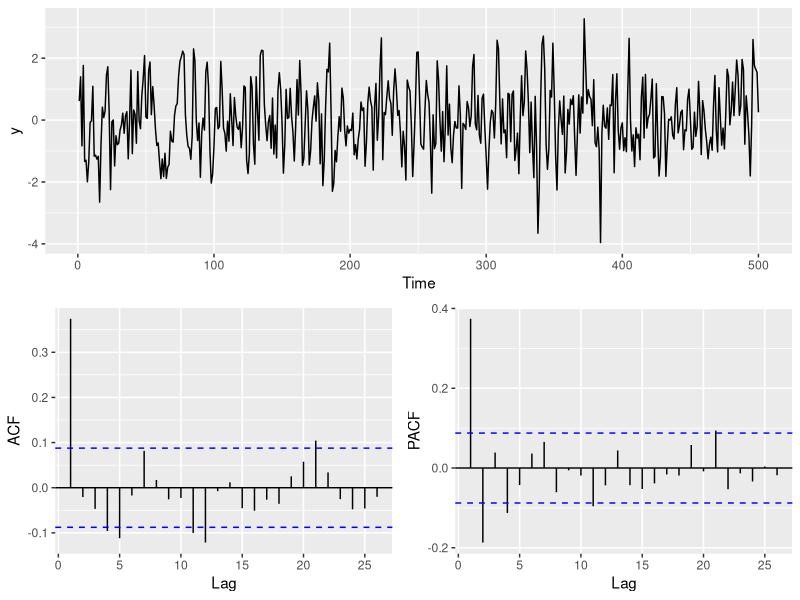
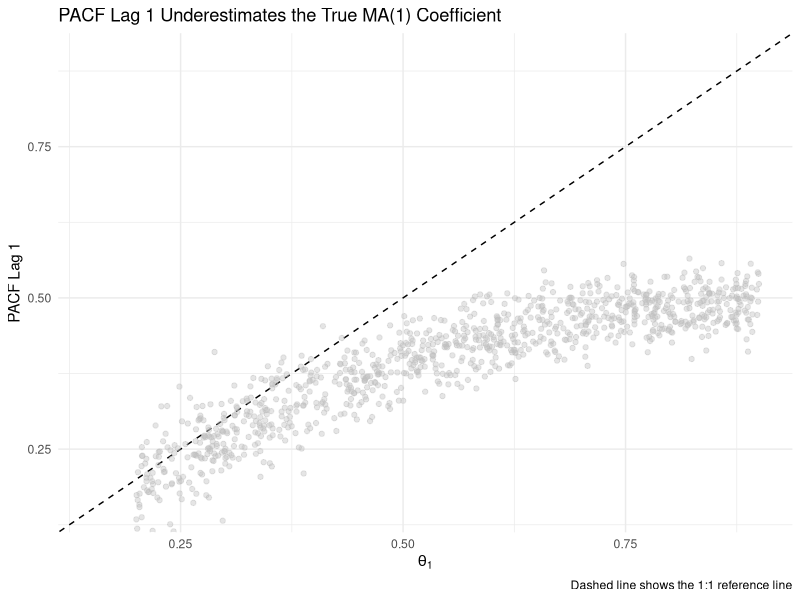
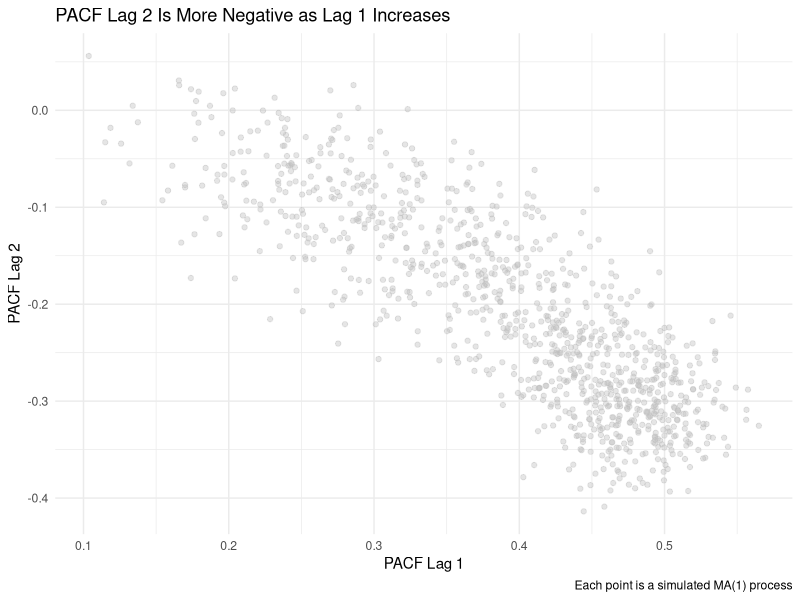
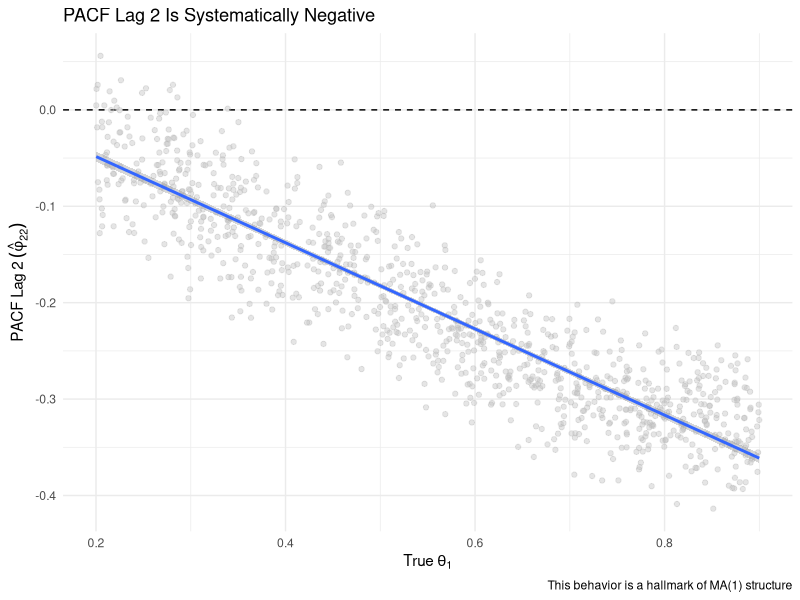

Recreate these plots in R, in order.
## ---- chunk 1
library(tidyverse)
library(forecast)
library(gridExtra)
set.seed(2346)

n <- 500
tm <- 1:n
y <- arima.sim(model = list(ma = 0.4), n = n)

simpleLayoutMatrix <- matrix(c(1, 1, 2, 3), nrow = 2, byrow = TRUE)
p1 <- ggplot() + geom_line(aes(x = tm, y = y)) + labs(x = "Time")
p2 <- ggAcf(y) + labs(title = NULL)
p3 <- ggPacf(y) + labs(title = NULL)

grid.arrange(p1, p2, p3, layout_matrix = simpleLayoutMatrix)
## ---- chunk 2
m <- 1000                     # Number of simulations
res <- matrix(NA, m, 3)       # Object to store theta, PACF lag 1, PACF lag 2
thetas <- runif(m, 0.2, 0.9)  # Randomly draw MA(1) coefficients for simulation
res[,1] <- thetas             # Store theta

for(i in 1:m){
  y <- arima.sim(model = list(ma = thetas[i]), n = n)  # Simulate MA(1)
  tmp <- Pacf(y, plot = FALSE)                         # Get PACF
  res[i,2] <- tmp$acf[1,1,1]                           # Store lag 1 PACF
  res[i,3] <- tmp$acf[2,1,1]                           # Store lag 2 PACF
}
res <- as.data.frame(res)
names(res) <- c("Simulated_theta", "PACF_lag1", "PACF_lag2")
## ---- chunk 3
ggplot(res, aes(x = Simulated_theta, y = PACF_lag1)) +
  geom_abline(slope = 1, intercept = 0, linetype = "dashed") +
  geom_point(alpha = 0.4, color = "gray") +
  labs(x = expression(theta[1]),
       y = "PACF Lag 1",
       title = "PACF Lag 1 Underestimates the True MA(1) Coefficient",
       caption = "Dashed line shows the 1:1 reference line") +
  coord_cartesian(xlim = c(0.15, 0.9), ylim = c(0.15, 0.9)) +
  theme_minimal()
## ---- chunk 4
ggplot(res, aes(x = PACF_lag1, y = PACF_lag2)) +
  geom_point(alpha = 0.4,color = "gray") +
  labs(x = "PACF Lag 1",
       y = "PACF Lag 2",
       title = "PACF Lag 2 Is More Negative as Lag 1 Increases",
       caption = "Each point is a simulated MA(1) process") +
  theme_minimal()
## ---- chunk 5
# Also show vs theta
ggplot(res, aes(x = Simulated_theta, y = PACF_lag2)) +
  geom_hline(yintercept = 0, linetype = "dashed") +
  geom_point(alpha = 0.4, color = "gray") +
  geom_smooth(method = "lm") +
  labs(x = expression(True~theta[1]),
       y = expression(PACF~Lag~2~(hat(phi)[22])),
       title = "PACF Lag 2 Is Systematically Negative",
       caption = "This behavior is a hallmark of MA(1) structure") +
  theme_minimal()
